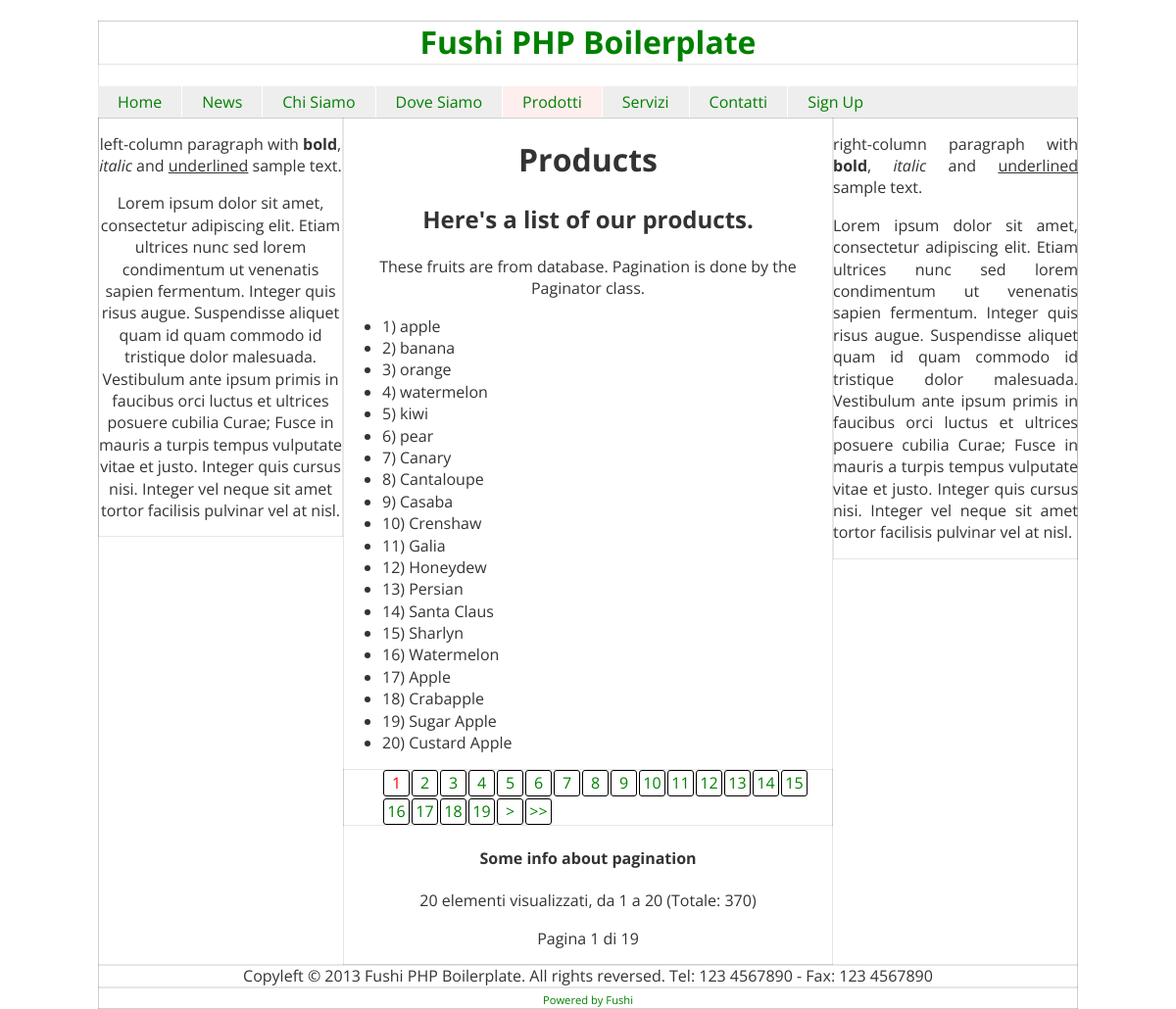
The page /prodotti on the database its author committed.
### tables this page shows
CREATE TABLE IF NOT EXISTS `templates` (
  `_id` tinyint(3) unsigned NOT NULL AUTO_INCREMENT,
  `name` varchar(50) NOT NULL,
  `title` varchar(255) DEFAULT NULL,
  `h1` varchar(255) DEFAULT NULL,
  `h2` varchar(255) DEFAULT NULL,
  `metaDescription` varchar(255) DEFAULT NULL,
  `metaKeywords` varchar(255) DEFAULT NULL,
  PRIMARY KEY (`_id`),
  UNIQUE KEY `name` (`name`)
);

CREATE TABLE IF NOT EXISTS `fruits` (
  `_id` int(10) unsigned NOT NULL AUTO_INCREMENT,
  `name` varchar(100) NOT NULL,
  `price` decimal(10,2) unsigned NOT NULL DEFAULT '0.00' COMMENT 'standard euro (unsigned)',
  `created_at` datetime NOT NULL DEFAULT '0000-00-00 00:00:00',
  `updated_at` datetime NOT NULL DEFAULT '0000-00-00 00:00:00',
  `is_published` tinyint(1) NOT NULL DEFAULT '0',
  `is_deleted` tinyint(1) NOT NULL DEFAULT '0',
  PRIMARY KEY (`_id`)
);

### library/functions/add_css.php (called while the page is built)
<?php
function add_css ($style) {
  return str_replace('$1', $style, STYLESHEET);
}

### application/boot.php (called while the page is built, shortened)
<?php
$css .= add_css('classes/icons');
$css .= add_css('modules/login-form');
switch ($template['name']) {
	default:
		$css .= add_css('modules/countdown');
}

### library/settings.php (called while the page is built)
<?php
$settings = array();
$settings_query = "SELECT `name`,`value`,`group` FROM `settings` ORDER BY `group`";
$settings_db = $db->query($settings_query);
while ( $setting = $settings_db->fetch(PDO::FETCH_ASSOC) )
	$settings[ $setting['group'] ][ $setting['name'] ] = $setting['value'];

### application/templates/prodotti.php (the view)
<div id=left-column role=complementary class=left>
	<p>left-column paragraph with <b>bold</b>, <i>italic</i> and <u>underlined</u> sample text.</p>
	<p>Lorem ipsum dolor sit amet, consectetur adipiscing elit. Etiam ultrices nunc sed lorem condimentum ut venenatis sapien fermentum. Integer quis risus augue. Suspendisse aliquet quam id quam commodo id tristique dolor malesuada. Vestibulum ante ipsum primis in faucibus orci luctus et ultrices posuere cubilia Curae; Fusce in mauris a turpis tempus vulputate vitae et justo. Integer quis cursus nisi. Integer vel neque sit amet tortor facilisis pulvinar vel at nisl.</p>
</div>
<div id=middle-column role=main class=left>
	<h1><?=$template['h1']?></h1>
	<h2><?=$template['h2']?></h2>
	<p>These fruits are from database. Pagination is done by the Paginator class.</p>
  <?php
  $all_fruits = $db->query("SELECT COUNT(*) FROM fruits");
  $count = $all_fruits->fetch();
  $page = (int) (isset($get[1]) ? $get[1] : 1);
  $elements_per_page = 20;
  $paginator = new Paginator;
  $paginator->setElements( $count[0] );
  $paginator->setElementsPerPage($elements_per_page);
  $paginator->setPage($page);
  $paginator->setURL(ROOT . $template_name . '/$1');
  $offset = $paginator->getOffset();
  $fruits_will_paginate = $db->query("SELECT * FROM fruits LIMIT $offset, $elements_per_page");
  ?>
  <ul style="text-align:left">
  <?php
  while ($f = $fruits_will_paginate->fetchObject()) {
    echo '<li>' . $f->_id . ') ' . $f->name . '</li>';
  }
  ?>
  </ul>
  <?php
  echo $paginator->paginate();
  ?>
  <h4>Some info about pagination</h4>
  <span class="elementsDisplayed">
    <?=$paginator->getDisplayedElements()?> elementi visualizzati,
    da <?=$paginator->getElementsFrom()?> a <?=$paginator->getElementsTo()?>
    (Totale: <?=$paginator->getElements()?>)
  </span>
  <?php if ($paginator->getPages() > 1) { ?>
  <p class="pages">Pagina <?=$page?> di <?=$paginator->getPages()?></p>
  <?php } ?>
</div>
<div id=right-column class=left>
	<p>right-column paragraph with <b>bold</b>, <i>italic</i> and <u>underlined</u> sample text.</p>
	<p>Lorem ipsum dolor sit amet, consectetur adipiscing elit. Etiam ultrices nunc sed lorem condimentum ut venenatis sapien fermentum. Integer quis risus augue. Suspendisse aliquet quam id quam commodo id tristique dolor malesuada. Vestibulum ante ipsum primis in faucibus orci luctus et ultrices posuere cubilia Curae; Fusce in mauris a turpis tempus vulputate vitae et justo. Integer quis cursus nisi. Integer vel neque sit amet tortor facilisis pulvinar vel at nisl.</p>
</div>

### library/bootstrap.php (shortened to what this page needs)
<?php
include_once LIB . 'db.php';
include_once LIB . 'settings.php';
$get = array();
foreach ( $_GET as $g ) {
	$g = trim($g);
	$g = preg_match(REGEX_ALPHANUMERIC_WITH_HYPHENS_AND_UNDERSCORES, $g) ? strtolower($g) : false;
	$get[] = $g;
}
$template_name = isset($get[0]) ? $get[0] : false;
if ( $template_name ) {
	$templates_db = $db->query("SELECT * FROM templates");
	$found = false;
	while ( !$found && ( $template = $templates_db->fetch(PDO::FETCH_ASSOC) ) ) {
		if ( $template_name == $template['name'] ) {
			$found = true;
		}
	}
}
$css = '';
$stylesheets = array(
	'style',
	'templates/' . $template['name']
);
foreach ($stylesheets as $stylesheet) {
	$css.= '<link rel="stylesheet" href="' . ROOT . 'css/' . $stylesheet . '.css" media="screen">';
}
include_once '../application/boot.php';

### public/index.php (shortened to what this page needs)
<?php
include_once '../library/bootstrap.php';
?>
<!doctype html>
 <html class="no-js" lang="it">
<head>
  <?=$css?>
</head>
<body>
  <div id=wrapper>
	  <div id=header>
			<h1>
				<a href=<?=ROOT?>><?=$settings['site']['name']?></a>
			</h1>
	  </div>
	  <div id=navbar role=navigation>
			<?php include_once INC . 'menus/main.php' ?>
	  </div>
	  <div id=main class=clearfix>
			<?php include_once "../application/templates/{$template['name']}.php" ?>
	  </div>
	  <div id=footer role=contentinfo>
			Copyleft &copy; <?=YEAR . ' ' . $settings['site']['name']?>. All rights reversed.
			Tel: 123 4567890 - Fax: 123 4567890
	  </div>
	  <div id=outer-footer>
			<a href="https://github.com/simonewebdesign/Fushi">Powered by Fushi</a>
	  </div>
  </div>
</body>
</html>

### application/includes/menus/main.php
<?php
$menu = array(
	'' 						=> 'Home',
	'news'				=> 'News',
	'chi-siamo'  	=> 'Chi Siamo',
	'dove-siamo' 	=> 'Dove Siamo',
	'prodotti' 		=> 'Prodotti',
	'servizi' 		=> 'Servizi',
	'contatti' 		=> 'Contatti',
	'accounts/register' => 'Sign Up'
);
echo "<ul class=clearfix>";
foreach ( $menu as $menu_slug => $menu_entry ) {
	$current = $menu_slug == $template_name ?: false;
	echo "<li>";
		if ($current) { $menu_slug.= '#'; }
		echo '<a href="' . ROOT . $menu_slug . '"';
		if ($current) { echo ' class=current'; }
		echo '>' . $menu_entry . '</a>';
	echo "</li>";
}
echo "</ul>";

### library/classes/Paginator.php (shortened to what this page needs)
<?php
class Paginator {
  var $offset = 0;
  var $elements_per_page = 0;
  var $page = 0;
  var $pages = 0;
  var $elements = 0;
  var $displayed_elements = 0;
  var $url = '';
  function setElements($elements) {
    $this->elements = $elements;
  }
  function setElementsPerPage($elements_per_page) {
    $this->elements_per_page = $elements_per_page;
  }
  function setPage($current_page=1) {
    $this->page =   (int) ($current_page > 0 ? $current_page : 1);
    $this->offset = (int) $this->page * $this->elements_per_page
    - $this->elements_per_page;
    $this->pages =  (int) ceil( $this->elements / $this->elements_per_page );
    $this->displayed_elements = $this->page == $this->pages ? $this->elements
    % $this->elements_per_page : $this->elements_per_page;
  }
  function setURL($url) {
    $this->url = $url;
  }
  function getPages() {
    return $this->pages;
  }
  function getOffset() {
    return $this->offset;
  }
  function getElements() {
    return $this->elements;
  }
  function getDisplayedElements() {
    return $this->displayed_elements;
  }
  function getElementsFrom() {
    return $this->offset + 1;
  }
  function getElementsTo() {
    return $this->offset + $this->displayed_elements;
  }
  function URLreplacedWithPage($p) {
    return str_replace('$1', $p, $this->url);
  }
  function paginate() {
    $html = '<div id="pages">';
      $html .= '<ul class="clearfix">';
      if ($this->elements > $this->elements_per_page) {
        if ($this->page > 0) {
          for ($i=1; $i <= $this->pages; $i++) {
            $html .= '<li>';
              $html .= '<a href="' . $this->URLreplacedWithPage($i) . '"';
              if ($i == $this->page) {
                $html .= ' class="current"';
              }
              $html .= '>' . $i . '</a>';
            $html .= '</li>';
          }
          if ($this->page < $this->pages) {
            $html .= '<li>';
              $html .= '<a href="' . $this->URLreplacedWithPage($this->page + 1)
              . '"> &gt; </a>';
            $html .= '</li>';
            $html .= '<li>';
              $html .= '<a href="' . $this->URLreplacedWithPage($this->pages)
              . '"> &gt;&gt; </a>';
            $html .= '</li>';
          }
        }
      }
      $html .= '</ul>';
    $html .= '</div>';
    return $html;
  }
}

### public/css/style.css (style rules this page uses)
html { font-size: 100%; -webkit-text-size-adjust: 100%; -ms-text-size-adjust: 100%; }
html, button, input, select, textarea { font-family: sans-serif; color: #222; }
body { margin: 0; font-size: 1em; line-height: 1.4; }
a { color: #00e; }
b, strong { font-weight: bold; }
ul, ol { margin: 1em 0; padding: 0 0 0 40px; }
.clearfix:before, .clearfix:after { content: ""; display: table; }
.clearfix:after { clear: both; }
.clearfix { *zoom: 1; }
.left { float:left; }

### public/css/templates/default.css (style rules this page uses)
body { color: #333; font-family: 'Open Sans', Arial, sans-serif; }
a { color: green; text-decoration: none; }
div { box-shadow:inset 0px 0px 1px rgba(0,0,0,1); }
#wrapper { width: 1000px; margin: 0 auto; }
#header, #main, #footer { text-align:center; }
#header { position:relative; }
#left-column { width:250px; }
#middle-column { width:500px; min-height:500px; }
#right-column { width:250px; text-align:justify; }
#outer-footer { text-align:center; }
#outer-footer a { font-size:.7em; }
#pages ul { list-style:none; }
#pages ul li a { display:block; width:25px; height:25px; float:left; border:1px solid black; line-height:25px; text-align:center; margin:1px; border-radius:3px; }
#pages a.current { color:red; }

### public/css/modules/navbar.css (style rules this page uses)
#navbar ul { list-style: none outside none; padding: 0; margin:0; background: #eee; }
#navbar ul li { float: left; text-align:center; }
#navbar ul li:not(:last-child) { border-right: 1px solid white; }
#navbar ul li a { display:block; height:32px; line-height:32px; padding:0 20px; }
#navbar ul li a.current { background:#fee; }

### rows shown on the page
templates: h1 "Products", h2 "Here's a list of our products."
fruits: _id "1", name "apple"
fruits: _id "2", name "banana"
fruits: _id "3", name "orange"
fruits: _id "4", name "watermelon"
fruits: _id "5", name "kiwi"
fruits: _id "6", name "pear"
fruits: _id "7", name "Canary"
fruits: _id "8", name "Cantaloupe"
fruits: _id "9", name "Casaba"
fruits: _id "10", name "Crenshaw"
fruits: _id "11", name "Galia"
fruits: _id "12", name "Honeydew"
fruits: _id "13", name "Persian"
fruits: _id "14", name "Santa Claus"
fruits: _id "15", name "Sharlyn"
fruits: _id "16", name "Watermelon"
fruits: _id "17", name "Apple"
fruits: _id "18", name "Crabapple"
fruits: _id "19", name "Sugar Apple"
fruits: _id "20", name "Custard Apple", is_deleted "1"

### other values the page prints
$settings['site']['name'] "Fushi PHP Boilerplate"
$menu_entry "Home"
$menu_entry "News"
$menu_entry "Chi Siamo"
$menu_entry "Dove Siamo"
$menu_entry "Prodotti"
$menu_entry "Servizi"
$menu_entry "Contatti"
$menu_entry "Sign Up"
$paginator->getDisplayedElements() "20"
$paginator->getElementsTo() "20"
$paginator->getElements() "370"
$page "1"
$paginator->getPages() "19"
YEAR "2013"
